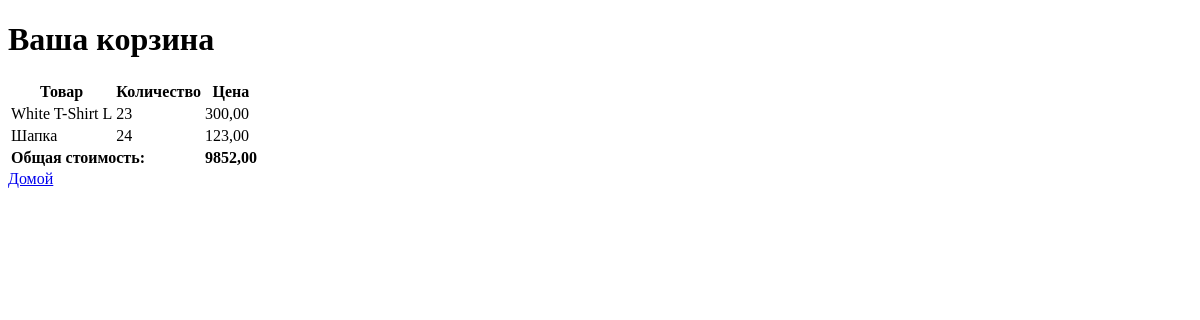
/cart/ (signed in), run on an earlier commit of the app's database.
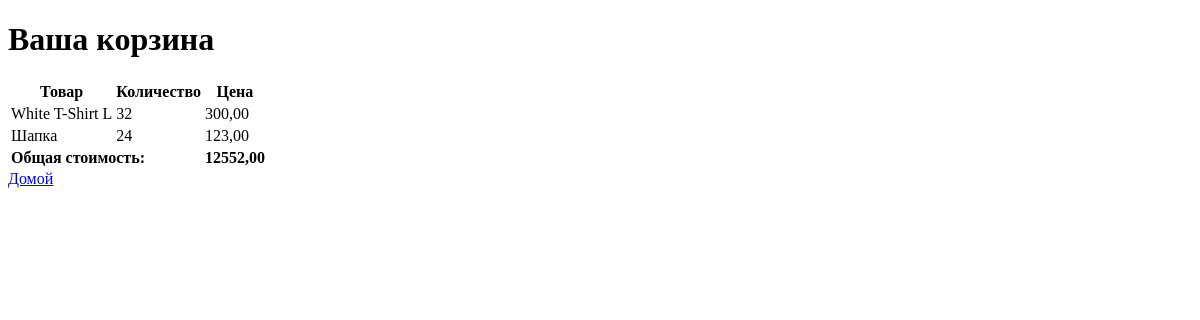
And on a later commit of the database.
### store/models.py (models this page shows, shortened)
class CartItem(models.Model):
    product = models.ForeignKey(Product, on_delete=models.CASCADE)
    cart = models.ForeignKey(Cart, on_delete=models.CASCADE)
    quantity = models.PositiveIntegerField(default=1)

class Product(models.Model):
    name = models.CharField(max_length=100)
    description = models.TextField()
    price = models.DecimalField(max_digits=10, decimal_places=2)
    category = models.ForeignKey(Category, on_delete=models.CASCADE, related_name='products')
    color = models.ForeignKey(Color, on_delete=models.CASCADE, related_name='products')
    size = models.ForeignKey(Size, on_delete=models.CASCADE, related_name='products')
    image = models.ImageField(upload_to='products/', blank=True)

### store/views.py (the view)
# urls.py: path('cart/', cart_view, name='cart_view'),
def cart_view(request):
    cart = Cart.objects.filter(user=request.user).first()
    total_cost = 0
    if cart:
        for item in cart.cartitem_set.all():
            total_cost += item.product.price * item.quantity
    return render(request, 'store/cart.html', {'cart': cart, 'total_cost': total_cost})

### store/context_processors.py (called while the page is built)
def cart_item_count(request):
    if request.user.is_authenticated:
        cart = Cart.objects.get(user=request.user)
        total_items = sum(cartitem.quantity for cartitem in cart.cartitem_set.all())
    else:
        total_items = 0
    return {'total_items': total_items}

### store/templates/store/cart.html (shortened to what this page needs)
<!DOCTYPE html>
<html lang="en">
<head>
</head>
<body>
<h1>Ваша корзина</h1>
<table>
    <tr>
        <th>Товар</th>
        <th>Количество</th>
        <th>Цена</th>
    </tr>
    {% if cart %}
        {% for item in cart.cartitem_set.all %}
        <tr>
            <td>{{ item.product.name }}</td>
            <td>{{ item.quantity }}</td>
            <td>{{ item.product.price }}</td>
        </tr>
        {% endfor %}
        <tr>
            <td colspan="2"><strong>Общая стоимость:</strong></td>
            <td><strong>{{ total_cost }}</strong></td>
        </tr>
    {% else %}
        <tr>
            <td colspan="3">Ваша корзина пуста.</td>
        </tr>
    {% endif %}
</table>
<a href="{% url 'product_list' %}">Домой</a>
</body>
</html>

What changed in the data, as far as the page shows it:
changed CartItem "White T-Shirt L": quantity "23" → "32"
Also different on the page:
{{ total_cost }}: "9852,00" → "12552,00"
